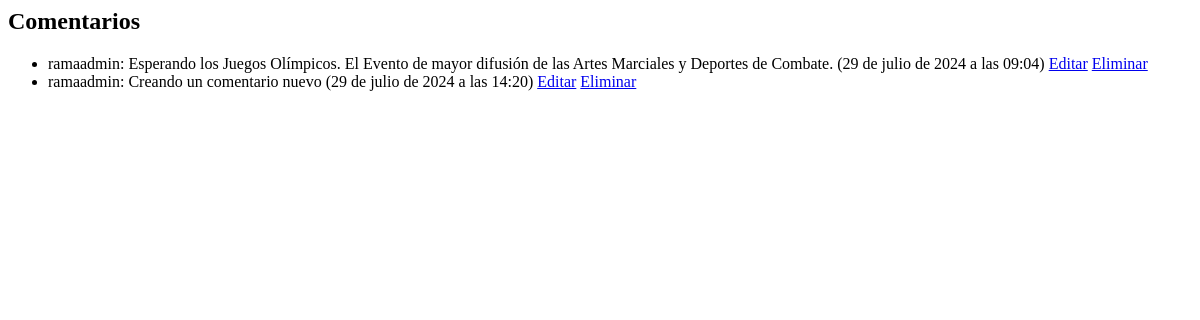
/coder_app/comentarios/, run on an earlier commit of the app's database.
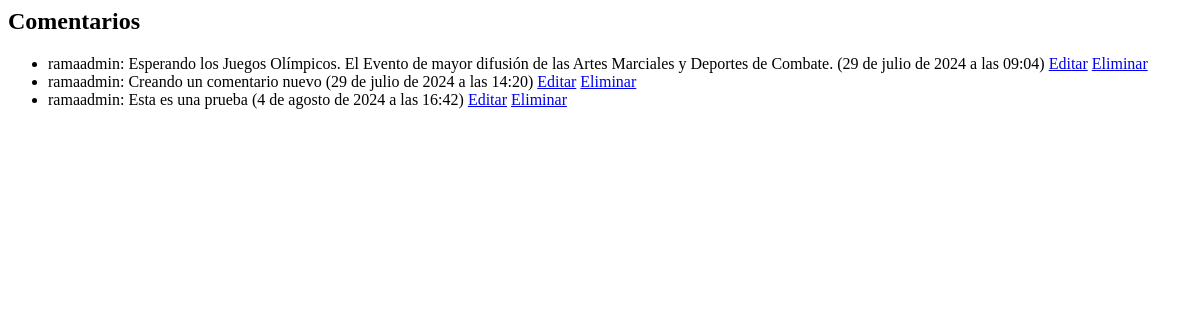
And on a later commit of the database.
### coder_app/models.py (models this page shows, shortened)
class Comentario(models.Model):
    usuario = models.ForeignKey(User, on_delete=models.CASCADE)
    title = models.CharField(max_length=255, blank=True)
    contenido = models.TextField()
    fecha_publicacion = models.DateTimeField(auto_now_add=True)

### coder_app/views.py (the view)
# urls.py: path('comentarios/', views.listar_comentarios, name='listar_comentarios'),
def listar_comentarios(request):
    comentarios = Comentario.objects.all()
    return render(request, 'coder_app/comentarios/comentarios_list.html', {'comentarios': comentarios})

### coder_app/templates/coder_app/comentarios/comentarios_list.html
<h2>Comentarios</h2>
<ul>
    {% for comentario in comentarios %}
        <li>
            {{ comentario.usuario.username }}: {{ comentario.contenido }} ({{ comentario.fecha_publicacion }})
            <a href="{% url 'editar_comentario' comentario.pk %}">Editar</a>
            <a href="{% url 'eliminar_comentario' comentario.pk %}">Eliminar</a>
        </li>
    {% endfor %}
</ul>

What changed in the data, as far as the page shows it:
added Comentario: usuario.username "ramaadmin", contenido "Esta es una prueba", fecha_publicacion "4 de agosto de 2024 a las 16:42"
